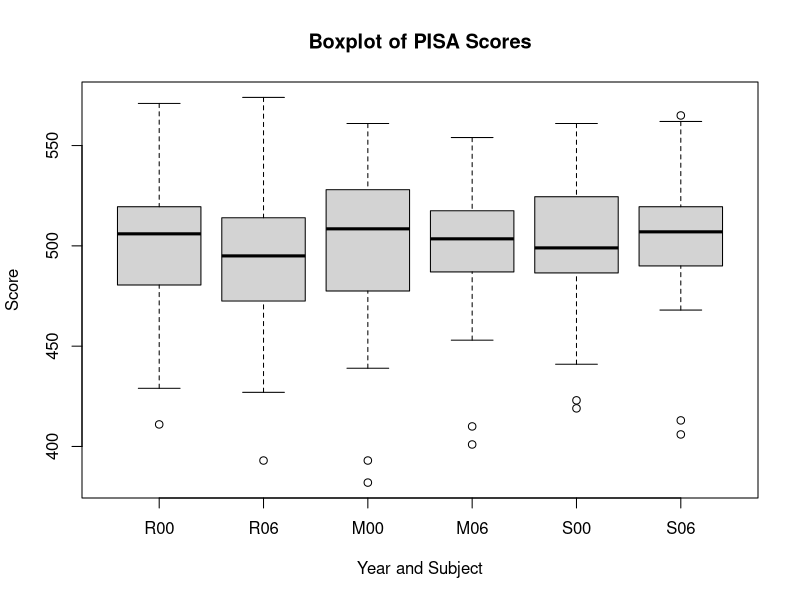
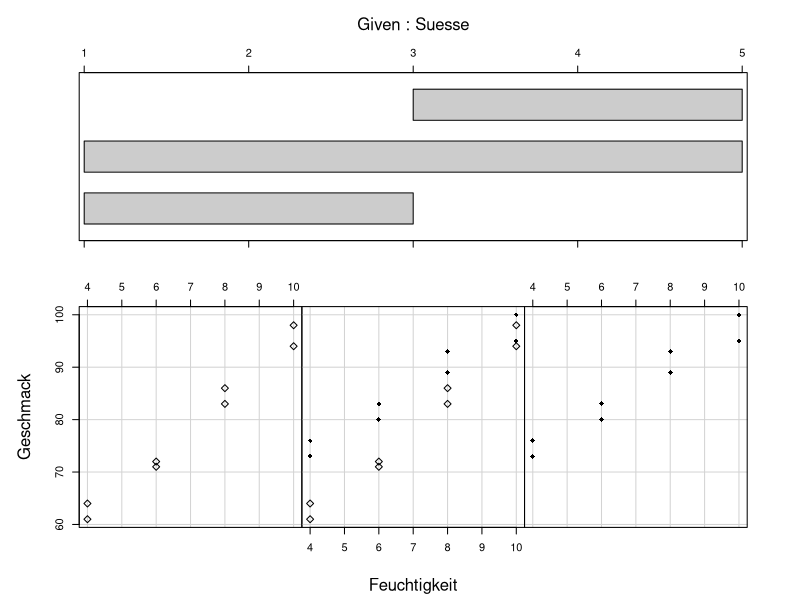
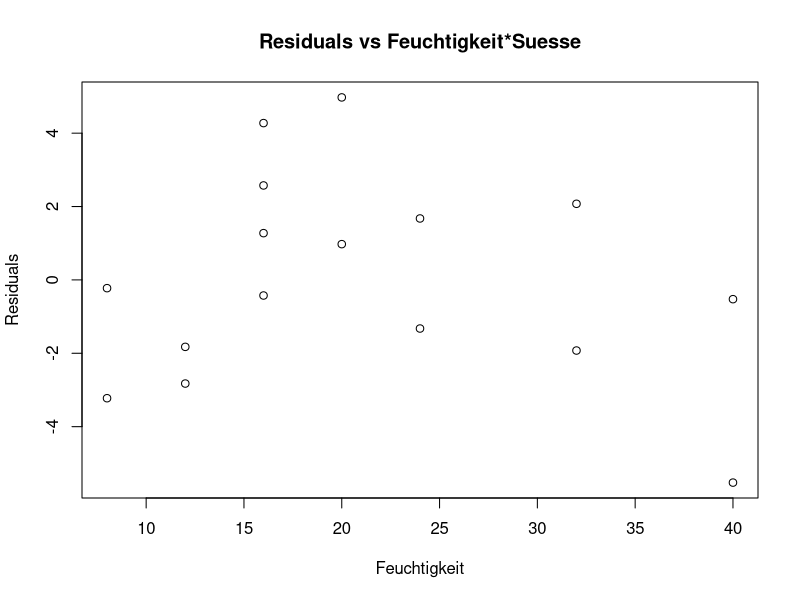
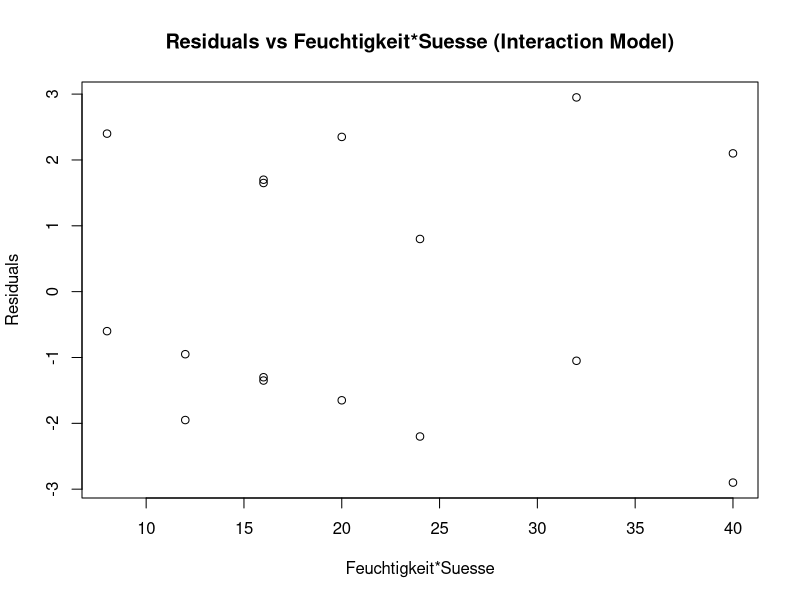

Generate these figures, in order, with R: (Note: this script raises an error after producing the figures.)
# Aufgabe 4
# a)
X1 <- rexp(n = 100, rate = 0.1)
HX2 <- rexp(n = 100, rate = 0.1)
X2 <- 20 - HX2

#b)
t_test_result <- t.test(X1, X2)
print(t_test_result)

# c)

wilcox_test_result <- wilcox.test(X1, X2)
print(wilcox_test_result)

# Aufgabe 5
# a)
PISA_Data <- read.csv("Data/PISA.csv", header = TRUE, sep= ",", dec= ".", stringsAsFactors =  FALSE)

# b)
boxplot(PISA_Data[,c("R00", "R06", "M00", "M06", "S00", "S06")], main = "Boxplot of PISA Scores", ylab = "Score", xlab = "Year and Subject" )

# c)

t_test_result_R <- t.test(PISA_Data$R00, PISA_Data$R06, paired = TRUE)
t_test_result_M <- t.test(PISA_Data$M00, PISA_Data$M06, paired = TRUE)
t_test_result_S <- t.test(PISA_Data$S00, PISA_Data$S06, paired = TRUE)

print(t_test_result_M)
print(t_test_result_R)
print(t_test_result_S)

# TODO Untersuchen Sie mit einem geeigneten Test, ob sich die drei PISA-Scores signifikant verändert
# haben.

# Aufgabe 06
Hustensaft_Data <- read.csv("Data/Hustensaft.csv", header = TRUE, sep= ",", dec= ".", stringsAsFactors =  FALSE)
t_test_result <- t.test(Hustensaft_Data$Kon, mu = 40)

print(t_test_result)

# The t-test result shows that the p-value is 0.1167,
# which is greater than the common significance level of 0.05.
# This means that we fail to reject the null hypothesis
# that the true mean is equal to 40g/L.
# Therefore, based on this sample,
# there is not enough evidence to suggest
# that the concentration of Halsruhe is significantly different from 40g/L.
# Consequently, these data do not justify a production stop.

# Aufgabe 07
# a)
sues <- read.csv("Data/Suess.csv", header = TRUE, sep = ";", dec = ".", stringsAsFactors = FALSE)
# b)
coplot(Geschmack ~ Feuchtigkeit | Suesse, data = sues, pch = c(5,18), rows = 1, columns = 3)

# c)
model <- lm(Geschmack ~ Feuchtigkeit + Suesse, data = sues)

summary(model)

# d)
interaction_term <- sues$Feuchtigkeit * sues$Suesse
plot(interaction_term, model$residuals, main = "Residuals vs Feuchtigkeit*Suesse", xlab = "Feuchtigkeit", ylab = "Residuals")

# e)
model_interaction <- lm(Geschmack ~ Feuchtigkeit + Suesse + Feuchtigkeit:Suesse, data = sues)
summary(model_interaction)

# f)

plot(interaction_term, model_interaction$residuals, main = "Residuals vs Feuchtigkeit*Suesse (Interaction Model)",
  xlab = "Feuchtigkeit*Suesse", ylab = "Residuals")

# TODO Verbessert sich die Anpassung des Modells an die Daten? Ist der Koeffizient ß3 der Interaktion
# signifikant von 0 verschieden? Plotten Sie erneut die Residuen gegen Feuchtigkeit· Suesse und
# vergleichen Sie die Ergebnisse mit dem Plot aus Aufgabe (d).
#detach(sues)
# Aufgabe 08
# a)
Air_Transport_Data <- read.csv("Air transport of passengers by country (yearly data).csv", header = TRUE, sep = ";", dec = ",", stringsAsFactors = FALSE)
Immigration_Data <- read.csv("Immigration.csv", header = TRUE, sep = ";", dec = ",", stringsAsFactors = FALSE)
# Cleaning data
names(Air_Transport_Data)[1] <- "Countries"
names(Immigration_Data)[1] <- "Countries"
selected_columns <- c("Countries", "X2013","X2014","X2015","X2016","X2017","X2018","X2019","X2020", "X2021")
Air_Transport_Data <- subset(Air_Transport_Data, select = selected_columns)
Immigration_Data <- subset(Immigration_Data, select = selected_columns)
names(Air_Transport_Data) <- sub("^X", "", names(Air_Transport_Data))
names(Immigration_Data) <- sub("^X", "", names(Immigration_Data))

# a)
Immigration_Data_Denmark <- subset(Immigration_Data, Countries == "Denmark")
Air_Transport_Data_Denmark <- subset(Air_Transport_Data, Countries == "Denmark")

convert_to_numeric <- function(x) {
  x[x == ":"] <- NA
  as.numeric(gsub("\\.", "", x))
}

# Get the list of all unique countries
all_countries <- unique(Air_Transport_Data$Countries)

# Generate a different color for each country
colors <- rainbow(length(all_countries))
# Subset the years between 2013 and 2021
years <- subset(years, years >= 2013 & years <= 2021)
# Loop over each country
for (i in seq_along(all_countries)) {
  # Get the current country and its color
  country <- all_countries[i]
  color <- colors[i]

  # Subset the data for the current country
  country_Air_Transport_Data <- subset(Air_Transport_Data, Countries == country)[-1]
  country_Immigration_Data <- subset(Immigration_Data, Countries == country)[-1]

  # Convert the data to numeric
  country_Air_Transport_Data <- sapply(country_Air_Transport_Data[-1], convert_to_numeric)
  country_Immigration_Data <- sapply(country_Immigration_Data[-1], convert_to_numeric)

  # Normalize the data
  country_Air_Transport_Data_normalized <- normalize(country_Air_Transport_Data)
  country_Immigration_Data_normalized <- normalize(country_Immigration_Data)

  # Plot the normalized data
  lines(years, country_Air_Transport_Data_normalized, type = "l", col = color)
  lines(years, country_Immigration_Data_normalized, type = "l", col = color)
}


# Normalize the data
normalize <- function(x) {
  return ((x - min(x)) / (max(x) - min(x)))
}

Immigration_Data_Denmark_normalized <- normalize(Immigration_Data_Denmark)
Air_Transport_Data_Denmark_normalized <- normalize(Air_Transport_Data_Denmark)

# Plot the normalized data
plot(years, Immigration_Data_Denmark_normalized, type = "l", col = "blue", xlab = "Year", ylab = "Value", main = "Normalized Immigration and Air Transport in Denmark")
lines(years, Air_Transport_Data_Denmark_normalized, type = "l", col = "red")
legend("bottomleft", legend = c("Immigration", "Air Transport"), col = c("blue", "red"), lty = 1)
# b)
plot(Air_Transport_Data_Denmark, Immigration_Data_Denmark, main = "Air Transport vs Immigration", xlab = "Air Transport", ylab = "Immigration")
model <- lm(Immigration_Data_Denmark ~ Air_Transport_Data_Denmark)

# Add a regression line to the plot
abline(model, col = "red")

correlation <- cor(Air_Transport_Data_Denmark, Immigration_Data_Denmark, use = "pairwise.complete.obs")
print(paste("Correlation: ", correlation))
# Fit a quadratic regression model


# c)

# Get the data for Germany
Germany_A_Data <- subset(Air_Transport_Data, Countries == "Germany")[-1]
Germany_B_Data <- subset(Immigration_Data, Countries == "Germany")[-1]
Germany_A_Data <- sapply(Germany_A_Data[-1], convert_to_numeric)
Germany_B_Data <- sapply(Germany_B_Data[-1], convert_to_numeric)

countries <- c("Belgium", "Bulgaria", "Czechia", "Denmark", "Estonia", "Ireland", "Greece", "Spain", "France", "Croatia", "Italy", "Cyprus"
,"Latvia", "Lithuania", "Luxembourg", "Hungary", "Malta", "Netherlands", "Austria", "Poland", "Portugal", "Romania", "Slovenia", "Slovakia", "Finland",
               "Sweden", "Iceland", "Norway", "Switzerland")




# Initialize data frames to store the correlations
correlations_Air_Transport_Data <- data.frame(Country = character(), Correlation = numeric())
correlations_Immigration_Data <- data.frame(Country = character(), Correlation = numeric())

# Loop over the countries
for (country in countries) {
  # Subset the data for the current country
  country_A_Data <- subset(Air_Transport_Data, Countries == country)[-1]
  country_B_Data <- subset(Immigration_Data, Countries == country)[-1]

  # Convert the data to numeric
  country_A_Data <- sapply(country_A_Data[-1], convert_to_numeric)
  country_B_Data <- sapply(country_B_Data[-1], convert_to_numeric)
  # remove rows with NA values
  country_A_Data <- na.omit(country_A_Data)
  country_B_Data <- na.omit(country_B_Data)

  # Calculate the correlation with Germany's data
  correlation_A <- cor(Germany_A_Data, country_A_Data, use = "pairwise.complete.obs")
  correlation_B <- cor(Germany_B_Data, country_B_Data, use = "pairwise.complete.obs")

  # Store the country and its correlation in the data frames
  correlations_Air_Transport_Data <- rbind(correlations_Air_Transport_Data, data.frame(Country = country, Correlation = correlation_A))
  correlations_Immigration_Data <- rbind(correlations_Immigration_Data, data.frame(Country = country, Correlation = correlation_B))
}

# Sort the data frames by correlation
correlations_Air_Transport_Data <- correlations_Air_Transport_Data[order(correlations_Air_Transport_Data$Correlation), ]
correlations_Immigration_Data <- correlations_Immigration_Data[order(correlations_Immigration_Data$Correlation), ]

# Print the countries with the highest and lowest correlation with Germany
print(paste("For dataset Air_Transport, the country with the highest correlation with Germany is", tail(correlations_Air_Transport_Data$Country, 1), "and the country with the lowest correlation is", head(correlations_Air_Transport_Data$Country, 1)))
print(paste("For dataset Immigration, the country with the highest correlation with Germany is", tail(correlations_Immigration_Data$Country, 1), "and the country with the lowest correlation is", head(correlations_Immigration_Data$Country, 1)))

